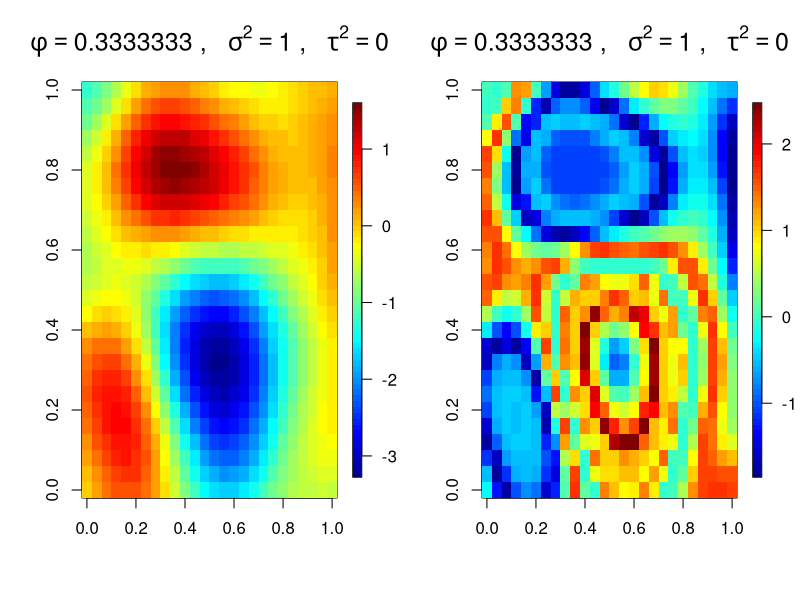

Here is the R script that generated this plot:
############################################
# Simulating deep GPs, naively
# Steve Walsh
# January 28 2022
############################################

# Code based on that of M.A.R. Ferreira, 2016.

library(fields)

################################
# Gaussian covariance function #
################################

covfunc.Gaussian <- function(t,phi,sigma2) {sigma2 * exp(-t^2/phi^2)}

matrix.sqrt <- function(H)
{
  # Computes square root of nonnegative definite symmetric matrix using spectral decomposition
  
  if(nrow(H)==1) {H.sqrt = matrix(sqrt(H),nrow=1,ncol=1)} else
  {
    H.eigen = eigen(H)
    H.eigen.values = H.eigen$values    
    H.eigen.values[abs(H.eigen$values) < 10^(-10)] = 0
    H.sqrt = H.eigen$vectors %*% diag(sqrt(H.eigen.values)) %*% t(H.eigen$vectors)
  }  

  H.sqrt
}

# With nugget effect
plot.gaus <- function(t, phi=1, sigma2=1, tau2=0){
  covmatrix <- diag(tau2,nrow(t)) + covfunc.Gaussian(t,phi,sigma2)
  x <- matrix.sqrt(covmatrix) %*% rnorm(nrow(s))
  z <- matrix(x,nrow=length(xaxis),ncol=length(yaxis),byrow=FALSE)
  image.plot(z, main = bquote(phi == .(phi) ~ ",  " ~ sigma^2 == 
                                .(sigma2) ~ ",  " ~ tau^2 == .(tau2)),
             cex.main=1.5)
}


####################
# Plot Simulations #
####################

par(mfrow=c(1,2))

# Currently the same for each layer; can change for individual layers
phi <- 1/3
sigma2 <- 1
tau2 <- .Machine$double.eps^0.5

xaxis <- seq(0,1,0.04)
yaxis <- seq(0,1,0.04)

# original lat lon coords
s <- matrix(NA,nrow=length(xaxis)*length(yaxis),ncol=2)
for (i in 1:length(xaxis)) for (j in 1:length(yaxis)) s[i+(j-1)*length(xaxis),] <- c(xaxis[i],yaxis[j])
# plot(s)

# first layer
t <- as.matrix(dist(s))
covmatrix <- diag(tau2,nrow(s)) + covfunc.Gaussian(t,phi,sigma2)
x <- t(chol(covmatrix)) %*% rnorm(nrow(s))

# second layer
t2 <- as.matrix(dist(x))
covmatrix2 <- diag(tau2,nrow(s)) + covfunc.Gaussian(t2,phi,sigma2)
w <- t(chol(covmatrix2)) %*% rnorm(nrow(x))

# # third layer
# t3 <- as.matrix(dist(w))
# covmatrix3 <- diag(tau2,nrow(s)) + covfunc.Gaussian(t3,phi,sigma2)
# z <- t(chol(covmatrix2)) %*% rnorm(nrow(w))

# output; change "matrix(w" to "matrix(z" if using third layer
y <- matrix(w,nrow=length(xaxis),ncol=length(yaxis),byrow=FALSE)
nug <- rnorm(prod(dim(y)), sd = sqrt(tau2))
image.plot(matrix(x,length(xaxis),length(yaxis)) , 
           main = bquote(phi == .(phi) ~ ",  " ~ sigma^2 == .(sigma2) ~ ",  "
                         ~ tau^2 == .(round(tau2,4))), cex.main=1.5)

image.plot(y + matrix(nug, dim(y)[1], dim(y)[2]), 
           main = bquote(phi == .(phi) ~ ",  " ~ sigma^2 == .(sigma2) ~ ",  "
                         ~ tau^2 == .(round(tau2,4))), cex.main=1.5)
